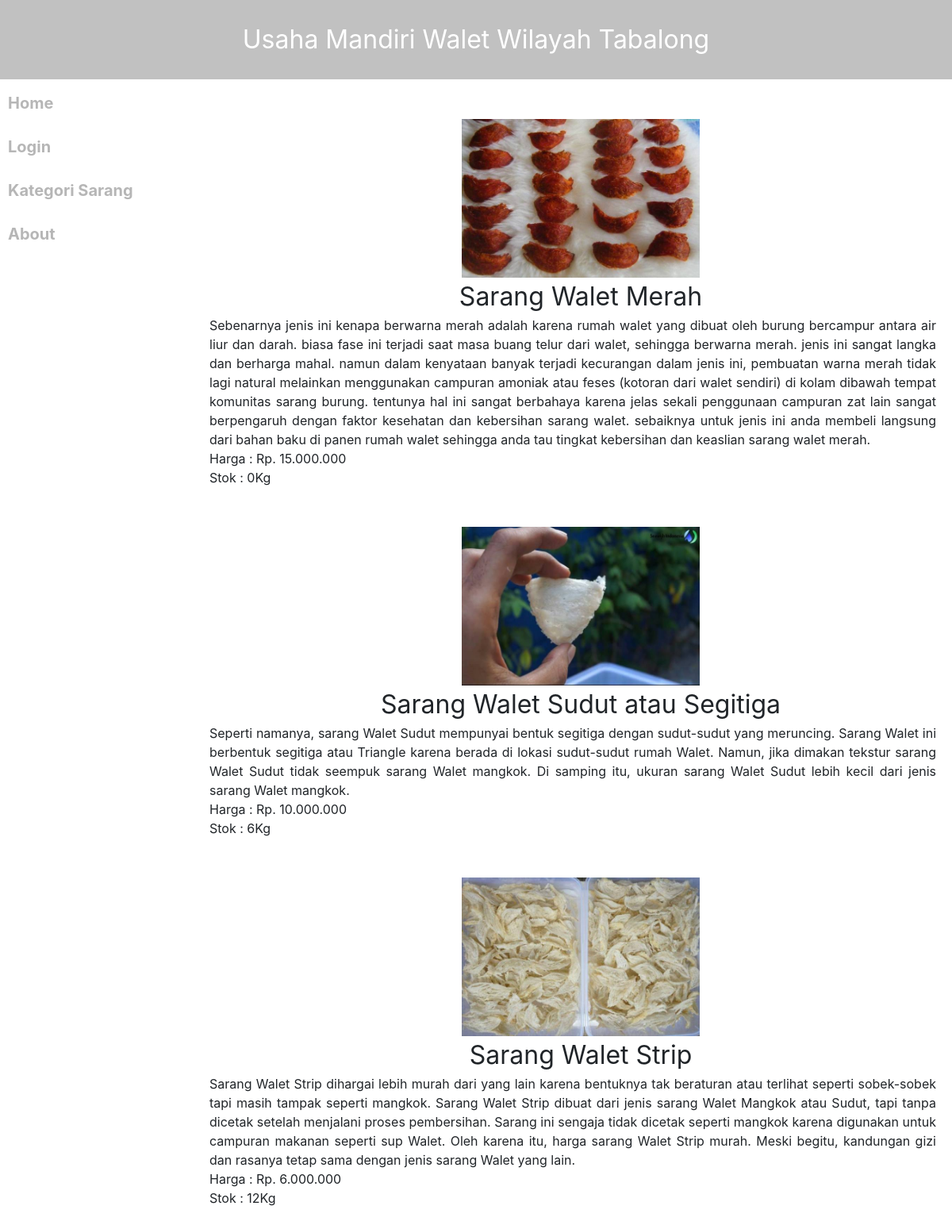
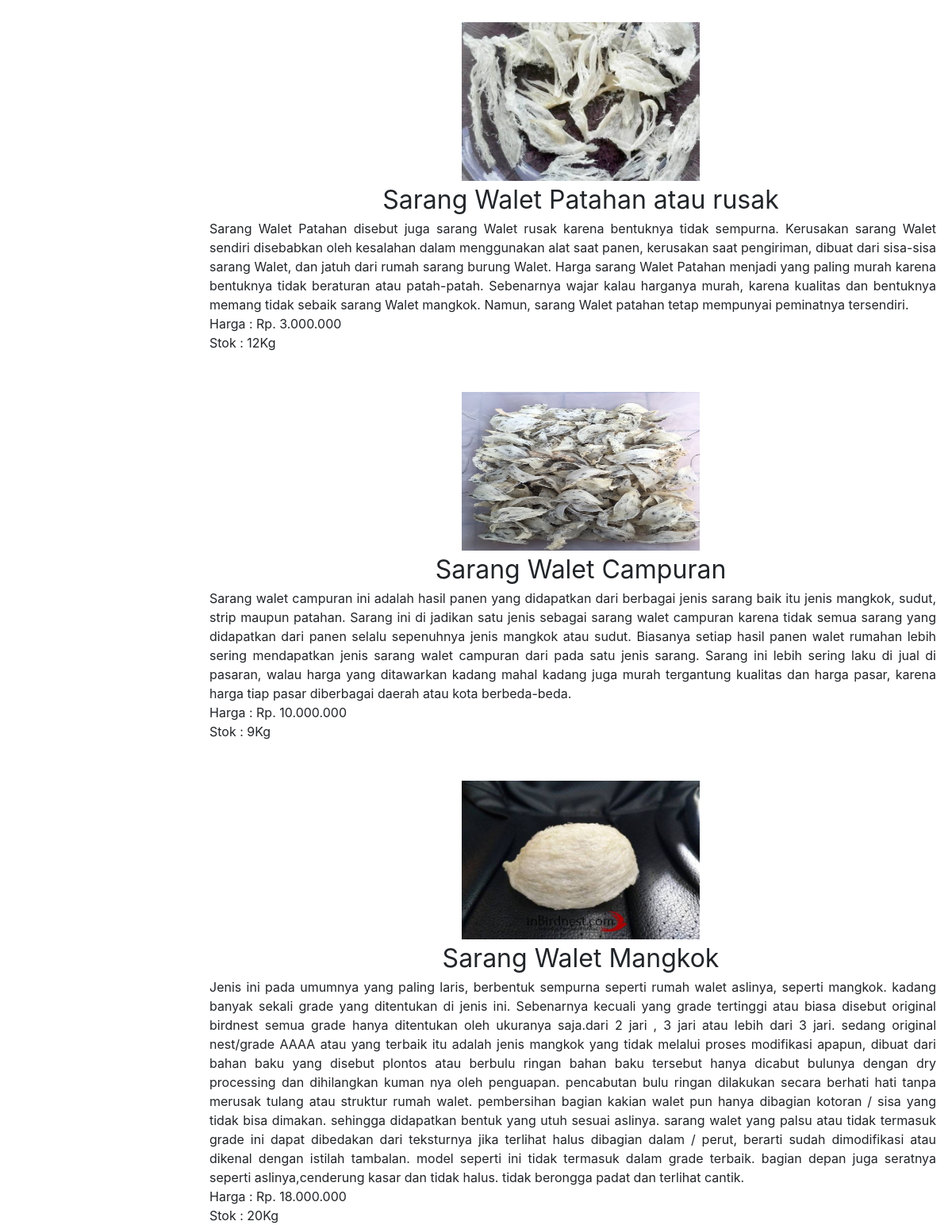
Screenshot of /?view=kategori-sarang with the database file from the repository (2 pictures, top to bottom).
### tables this page shows
CREATE TABLE `sarang` (
  `id` int(255) NOT NULL,
  `img` varchar(150) NOT NULL,
  `nama_sarang` varchar(100) NOT NULL,
  `keterangan` text NOT NULL,
  `harga` int(100) NOT NULL,
  `stok` int(10) NOT NULL
);

### config/config.php (called while the page is built, shortened)
<?php
function base_url($url = null ) {
	$base_url = "http://localhost/penjualan_walet/";
	if ($url != null ) {
		return $base_url."/".$url;
	} else  {
			return $base_url;
	}
}

### models/sarang.php (called while the page is built, shortened)
<?php
class Sarang {
  private $mysqli;
  function __construct($mysqli){
    $this->mysqli = $mysqli;
  }
  public function tampil($id = NULL){
    $db = $this->mysqli->conn;
    $sql = "SELECT * FROM sarang";
    $query = $db->query($sql);
    return $query;
  }
}

### view/kategori_sarang.php (the view, shortened to what this page needs)
<?php
$data = $objSarang->tampil();
while ($a = $data->fetch_object()) {
 ?>
<div class="content">
  <center>
    <img width="300" height="200" src="<?php echo base_url(); ?>assets/images/<?php echo $a->img; ?>" alt="">
  </center>
  <div class="nama">
  <?php echo $a->nama_sarang; ?>
  </div>
  <div class="ket">
    <?php echo $a->keterangan; ?>
  </div>
  <div class="harga">
    Harga : <?php echo "Rp. ".number_format($a->harga, 0, ".", "."); ?>
  </div>
  <div class="">
    Stok : <?php echo $a->stok."Kg"; ?>
  </div>
</div>
<?php } ?>

### index.php (shortened to what this page needs)
<?php
require_once 'config/config.php';
include('models/sarang.php');
?>
<!DOCTYPE html>
<html>
  <head>
    <link rel="stylesheet" href="style.css">
    <link href="<?php echo base_url()?>assets/bootstrap-4.0.0/css/font-awesome.css" rel="stylesheet">
    <link rel="stylesheet" href="<?php echo base_url()?>assets/bootstrap-4.0.0/css/bootstrap.min.css">
    <link rel="stylesheet" type="text/css" href="<?php echo base_url(); ?>assets/DataTables/datatables.min.css"/>
  </head>
  <body>
    <div class="Header">
        Usaha Mandiri Walet Wilayah Tabalong
    </div>
    <div class="menu">
      <a href="<?php echo base_url() ?>"> <div class="sub-menu">
        Home
      </div> </a>
      <?php if (isset($_SESSION['user'])){ ?>
        <a href="?view=logout"> <div class="sub-menu">
          LogOut
        </div> </a>
      <?php } else { ?>
        <a href="?view=login"> <div class="sub-menu">
          Login
        </div> </a>
      <?php } ?>
      <a href="?view=kategori-sarang"> <div class="sub-menu">
        Kategori Sarang
      </div> </a>
      <a href="?view=about"> <div class="sub-menu">
        About
      </div> </a>
    </div>
    <div class="hal">
<?php include('page/page.php'); ?>
    </div>
  </body>
</html>

### page/page.php (shortened to what this page needs)
<?php
if (@$_GET['view'] == '' || @$_GET['view'] == 'home') {
    include 'view/home.php';
}
elseif (@$_GET['view'] == 'login') {
    include 'view/login.php';
}
elseif (@$_GET['view'] == 'cara-pemesanan') {
    include 'view/cara-pemesanan.php';
}
elseif (@$_GET['view'] == 'register') {
    include 'view/register.php';
}elseif (@$_GET['view'] == 'kategori-sarang') {
    include 'view/kategori_sarang.php';
}
elseif (@$_GET['view'] == 'pembelian') {
    include 'view/pembelian.php';
}
elseif (@$_GET['view'] == 'penjualan') {
    include 'view/admin/data-penjualan.php';
}elseif (@$_GET['view'] == 'about') {
    include 'view/about.php';
}elseif (@$_GET['view'] == 'logout') {
    $objUser->logout();
    echo '<script>
    window.location="?view=login";
     </script>';
}elseif (@$_GET['view'] == 'tambah-kategori') {
    include 'view/tambah_kategori.php';
}
elseif (@$_GET['view'] == 'edit-kategori') {
    include 'view/edit_kategori.php';
}elseif (@$_GET['view'] == 'status-pembelian') {
    include 'view/status-pembelian.php';
}elseif (@$_GET['view'] == 'cetak-nota') {
    include 'view/laporan/kuitansiPembeli.php';
}elseif (@$_GET['view'] == 'cetak-laporan') {
    include 'view/laporan/laporanPenjualan.php';
}
elseif (@$_GET['view'] == 'profile_user') {
    include 'view/profile-user.php';
}
else {
    echo "404 not found";
}

### style.css (style rules this page uses)
* { margin: 0px; padding: 0px; }
a { text-decoration: none; }
.Header { width: 100%; height: 100px; background-color: #c1c1c1; color: white; text-align: center; font-size: 2em; line-height: 100px; }
.menu { float: left; width: 20%; height: auto; background-color: rgb(255, 255, 255); }
.sub-menu { margin: 5px 0px 5px 0px; height: 50px; line-height: 50px; padding-left: 10px; color: #b6b6b6; font-size: 20px; font-weight: bold; }
.hal { padding-left: 22%; }
.nama { font-size: 2em; text-align: center; }
.ket { text-align: justify; padding-right: 20px; }
.content { margin-top: 50px; }

### rows the page displays
sarang: img (picture), nama_sarang "Sarang Walet Merah", keterangan "Sebenarnya jenis ini kenapa berwarna merah adalah karena rumah walet yang dibuat oleh burung bercampur antara air liur dan darah. biasa fase ini terjadi saat masa buang telur dari walet, sehingga berwarna merah. jenis ini sangat langka dan berharga mahal. namun dalam kenyataan banyak terjadi kecurangan dalam jenis ini, pembuatan warna merah tidak lagi natural melainkan menggunakan campuran amoniak atau feses (kotoran dari walet sendiri) di kolam dibawah tempat komunitas sarang burung. tentunya hal ini sangat berbahaya karena jelas sekali penggunaan campuran zat lain sangat berpengaruh dengan faktor kesehatan dan kebersihan sarang walet. sebaiknya untuk jenis ini anda membeli langsung dari…", harga "15.000.000", stok "0"
sarang: img (picture), nama_sarang "Sarang Walet Sudut atau Segitiga", keterangan "Seperti namanya, sarang Walet Sudut mempunyai bentuk segitiga dengan sudut-sudut yang meruncing. Sarang Walet ini berbentuk segitiga atau Triangle karena berada di lokasi sudut-sudut rumah Walet. Namun, jika dimakan tekstur sarang Walet Sudut tidak seempuk sarang Walet mangkok. Di samping itu, ukuran sarang Walet Sudut lebih kecil dari jenis sarang Walet mangkok.", harga "10.000.000", stok "6"
sarang: img (picture), nama_sarang "Sarang Walet Strip", keterangan "Sarang Walet Strip dihargai lebih murah dari yang lain karena bentuknya tak beraturan atau terlihat seperti sobek-sobek tapi masih tampak seperti mangkok. Sarang Walet Strip dibuat dari jenis sarang Walet Mangkok atau Sudut, tapi tanpa dicetak setelah menjalani proses pembersihan. Sarang ini sengaja tidak dicetak seperti mangkok karena digunakan untuk campuran makanan seperti sup Walet. Oleh karena itu, harga sarang Walet Strip murah. Meski begitu, kandungan gizi dan rasanya tetap sama dengan jenis sarang Walet yang lain.", harga "6.000.000", stok "12"
sarang: img (picture), nama_sarang "Sarang Walet Patahan atau rusak", keterangan "Sarang Walet Patahan disebut juga sarang Walet rusak karena bentuknya tidak sempurna. Kerusakan sarang Walet sendiri disebabkan oleh kesalahan dalam menggunakan alat saat panen, kerusakan saat pengiriman, dibuat dari sisa-sisa sarang Walet, dan jatuh dari rumah sarang burung Walet. Harga sarang Walet Patahan menjadi yang paling murah karena bentuknya tidak beraturan atau patah-patah. Sebenarnya wajar kalau harganya murah, karena kualitas dan bentuknya memang tidak sebaik sarang Walet mangkok. Namun, sarang Walet patahan tetap mempunyai peminatnya tersendiri.", harga "3.000.000", stok "12"
sarang: img (picture), nama_sarang "Sarang Walet Campuran", keterangan "Sarang walet campuran ini adalah hasil panen yang didapatkan dari berbagai jenis sarang baik itu jenis mangkok, sudut, strip maupun patahan. Sarang ini di jadikan satu jenis sebagai sarang walet campuran karena tidak semua sarang yang didapatkan dari panen selalu sepenuhnya jenis mangkok atau sudut. Biasanya setiap hasil panen walet rumahan lebih sering mendapatkan jenis sarang walet campuran dari pada satu jenis sarang. Sarang ini lebih sering laku di jual di pasaran, walau harga yang ditawarkan kadang mahal kadang juga murah tergantung kualitas dan harga pasar, karena harga tiap pasar diberbagai daerah atau kota berbeda-beda.", harga "10.000.000", stok "9"
sarang: img (picture), nama_sarang "Sarang Walet Mangkok", keterangan "Jenis ini pada umumnya yang paling laris, berbentuk sempurna seperti rumah walet aslinya, seperti mangkok. kadang banyak sekali grade yang ditentukan di jenis ini. Sebenarnya kecuali yang grade tertinggi atau biasa disebut original birdnest semua grade hanya ditentukan oleh ukuranya saja.dari 2 jari , 3 jari atau lebih dari 3 jari. sedang original nest/grade AAAA atau yang terbaik itu adalah jenis mangkok yang tidak melalui proses modifikasi apapun, dibuat dari bahan baku yang disebut plontos atau berbulu ringan bahan baku tersebut hanya dicabut bulunya dengan dry processing dan dihilangkan kuman nya oleh penguapan. pencabutan bulu ringan dilakukan secara berhati hati tanpa merusak tulang…", harga "18.000.000", stok "20"
